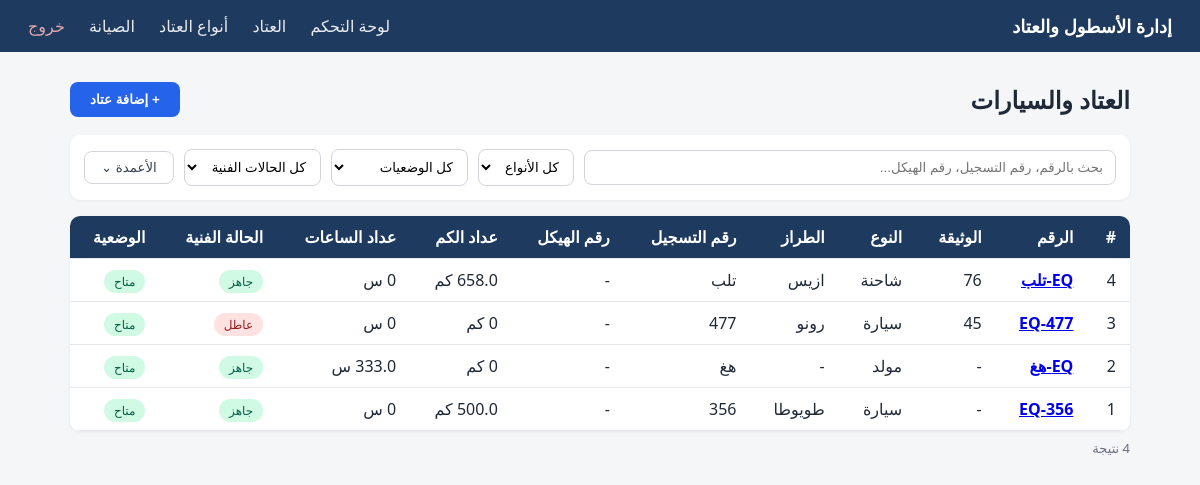
The page /equipment (signed in) on the database its author committed.
### app/modules/equipment/models.py (models this page shows)
class Equipment(Base, AuditMixin):
    __tablename__ = "equipment"
    id = Column(Integer, primary_key=True, index=True)
    asset_code = Column(String(50), unique=True, index=True, nullable=False)
    acquisition_document = Column(String(100), nullable=True)
    registration_number = Column(String(30), unique=True, index=True, nullable=True)
    vin = Column(String(50), unique=True, nullable=True)
    equipment_type_id = Column(Integer, ForeignKey("equipment_types.id"), nullable=False)
    equipment_model_id = Column(Integer, ForeignKey("equipment_models.id"), nullable=True)
    equipment_type = relationship("EquipmentType")
    equipment_model = relationship("EquipmentModel")
    acquisition_date = Column(Date, nullable=True)
    technical_condition = Column(String(20), nullable=False, default="ready")
    operational_status = Column(String(30), nullable=False, default="available")
    current_odometer = Column(Numeric(10, 1), nullable=True, default=0)
    current_hours = Column(Numeric(10, 1), nullable=True, default=0)
    notes = Column(String(500), nullable=True)

### app/modules/equipment_types/models.py (models this page shows)
class EquipmentType(Base, TimestampMixin):
    __tablename__ = "equipment_types"
    id = Column(Integer, primary_key=True, index=True)
    name = Column(String(80), unique=True, nullable=False)
    measurement_unit = Column(String(10), nullable=False)  # "km" أو "hours" — إجباري، بدون قيمة افتراضية
    models = relationship(
        "EquipmentModel", back_populates="equipment_type", cascade="all, delete-orphan"
    )

class EquipmentModel(Base, TimestampMixin):
    __tablename__ = "equipment_models"
    __table_args__ = (
        UniqueConstraint("equipment_type_id", "name", name="uq_model_per_type"),
    )
    id = Column(Integer, primary_key=True, index=True)
    name = Column(String(80), nullable=False)
    equipment_type_id = Column(Integer, ForeignKey("equipment_types.id"), nullable=False)
    equipment_type = relationship("EquipmentType", back_populates="models")

### app/modules/equipment/router.py (the view)
@router.get("/equipment", response_class=HTMLResponse)
def equipment_page(
    request: Request,
    db: Session = Depends(get_db),
    current_user: User = Depends(get_current_user),
):
    items = services.list_equipment(db)
    types = type_services.list_types(db)
    return templates.TemplateResponse(
        "equipment_list.html",
        {"request": request, "items": items, "types": types, "user": current_user},
    )

### app/core/dependencies.py (called while the page is built)
def get_current_user(request: Request, db: Session = Depends(get_db)):
    from app.modules.users.services import get_user_by_username
    token = request.cookies.get(settings.SESSION_COOKIE_NAME)
    credentials_exception = HTTPException(
        status_code=status.HTTP_401_UNAUTHORIZED,
        detail="غير مصرح لك - الرجاء تسجيل الدخول",
    )
    if not token:
        raise credentials_exception
    payload = decode_access_token(token)
    if payload is None or "sub" not in payload:
        raise credentials_exception
    user = get_user_by_username(db, payload["sub"])
    if user is None or not user.is_active:
        raise credentials_exception
    return user

### app/core/security.py (called while the page is built)
def decode_access_token(token: str) -> Optional[dict]:
    try:
        return jwt.decode(token, settings.SECRET_KEY, algorithms=[settings.ALGORITHM])
    except JWTError:
        return None

### app/database/session.py (called while the page is built)
def get_db() -> Generator[Session, None, None]:
    db = SessionLocal()
    try:
        yield db
    finally:
        db.close()

### app/modules/equipment/services.py (called while the page is built)
def list_equipment(
    db: Session,
    skip: int = 0,
    limit: int = 500,
    operational_status: Optional[str] = None,
    technical_condition: Optional[str] = None,
    equipment_type_id: Optional[int] = None,
) -> list[Equipment]:
    query = db.query(Equipment).options(
        joinedload(Equipment.equipment_type), joinedload(Equipment.equipment_model)
    )
    if operational_status:
        query = query.filter(Equipment.operational_status == operational_status)
    if technical_condition:
        query = query.filter(Equipment.technical_condition == technical_condition)
    if equipment_type_id:
        query = query.filter(Equipment.equipment_type_id == equipment_type_id)
    return query.order_by(Equipment.id.desc()).offset(skip).limit(limit).all()

### app/modules/equipment_types/services.py (called while the page is built)
def list_types(db: Session) -> list[EquipmentType]:
    return (
        db.query(EquipmentType)
        .options(joinedload(EquipmentType.models))
        .order_by(EquipmentType.name)
        .all()
    )

### app/modules/users/services.py (called while the page is built)
def get_user_by_username(db: Session, username: str) -> Optional[User]:
    return db.query(User).filter(User.username == username).first()

### app/modules/equipment/templates/equipment_list.html (shortened to what this page needs)
{% extends "base.html" %}
{% block content %}
<div class="page-header">
    <h2>العتاد والسيارات</h2>
    <button type="button" class="btn-primary" onclick="toggleAddForm()">+ إضافة عتاد</button>
</div>
<div class="toolbar">
    <input type="text" id="search-input" class="search-box" placeholder="بحث بالرقم، رقم التسجيل، رقم الهيكل...">
    <select id="filter-type">
        <option value="">كل الأنواع</option>
    </select>
    <select id="filter-status">
        <option value="">كل الوضعيات</option>
    </select>
    <select id="filter-condition">
        <option value="">كل الحالات الفنية</option>
    </select>
    <div class="columns-toggle">
        <button type="button" class="btn-outline" onclick="toggleColumnsMenu()">الأعمدة ⌄</button>
    </div>
</div>
<div class="table-wrap">
<table class="data-table modern-table" id="equipment-table">
    <thead>
        <tr>
            <th>#</th>
            <th>الرقم</th>
            <th class="col-doc">الوثيقة</th>
            <th>النوع</th>
            <th class="col-model">الطراز</th>
            <th class="col-reg">رقم التسجيل</th>
            <th class="col-vin">رقم الهيكل</th>
            <th class="col-odo">عداد الكم</th>
            <th class="col-hours">عداد الساعات</th>
            <th>الحالة الفنية</th>
            <th>الوضعية</th>
        </tr>
    </thead>
    <tbody>
        {% for item in items %}
        <tr class="data-row"
            data-type="{{ item.equipment_type.name if item.equipment_type else '' }}"
            data-status="{% if item.operational_status == 'available' %}متاح{% elif item.operational_status == 'in_mission' %}في مهمة{% elif item.operational_status == 'in_maintenance' %}في الصيانة{% elif item.operational_status == 'in_external_workshop' %}في ورشة خارجية{% else %}غير متاح{% endif %}"
            data-condition="{{ 'جاهز' if item.technical_condition == 'ready' else 'عاطل' }}"
            data-search="{{ item.asset_code }} {{ item.registration_number or '' }} {{ item.vin or '' }}">
            <td>{{ item.id }}</td>
            <td class="cell-strong"><a href="/equipment/{{ item.id }}">{{ item.asset_code }}</a></td>
            <td class="col-doc">{{ item.acquisition_document or "-" }}</td>
            <td>{{ item.equipment_type.name if item.equipment_type else "-" }}</td>
            <td class="col-model">{{ item.equipment_model.name if item.equipment_model else "-" }}</td>
            <td class="col-reg">{{ item.registration_number or "-" }}</td>
            <td class="col-vin">{{ item.vin or "-" }}</td>
            <td class="col-odo">{{ item.current_odometer or 0 }} كم</td>
            <td class="col-hours">{{ item.current_hours or 0 }} س</td>
            <td>
                <span class="badge badge-condition-{{ item.technical_condition }}">
                    {{ "جاهز" if item.technical_condition == "ready" else "عاطل" }}
                </span>
            </td>
            <td>
                <span class="badge badge-status-{{ item.operational_status }}">
                    {% if item.operational_status == "available" %}متاح
                    {% elif item.operational_status == "in_mission" %}في مهمة
                    {% elif item.operational_status == "in_maintenance" %}في الصيانة
                    {% elif item.operational_status == "in_external_workshop" %}في ورشة خارجية
                    {% else %}غير متاح
                    {% endif %}
                </span>
            </td>
        </tr>
        {% else %}
        <tr><td colspan="11" class="empty">لا يوجد عتاد مسجّل بعد</td></tr>
        {% endfor %}
    </tbody>
</table>
</div>
<p class="results-count" id="results-count"></p>
{% endblock %}

### static/css/style.css (style rules this page uses)
* { box-sizing: border-box; margin: 0; padding: 0; }
body { font-family: "Segoe UI", Tahoma, sans-serif; background: #f4f6f8; color: #1f2937; }
button { background: #1e3a5f; color: #fff; border: none; padding: 9px 18px; border-radius: 6px; cursor: pointer; }
.data-table { width: 100%; border-collapse: collapse; background: #fff; border-radius: 8px; overflow: hidden; }
.data-table th, .data-table td { padding: 10px 14px; text-align: right; border-bottom: 1px solid #e5e7eb; }
.data-table th { background: #eef2f7; font-weight: 600; }
.badge { padding: 3px 10px; border-radius: 12px; font-size: 12px; background: #e5e7eb; }
.badge-condition-ready { background: #d1fae5; color: #065f46; }
.badge-condition-broken { background: #fee2e2; color: #991b1b; }
.badge-status-available { background: #d1fae5; color: #065f46; }
.page-header { display: flex; justify-content: space-between; align-items: center; margin-bottom: 18px; }
.btn-primary { background: #2563eb; color: #fff; border: none; padding: 10px 20px; border-radius: 8px; cursor: pointer; font-weight: 600; }
.btn-outline { background: #fff; color: #374151; border: 1px solid #d1d5db; padding: 8px 16px; border-radius: 8px; cursor: pointer; }
.toolbar { display: flex; flex-wrap: wrap; gap: 10px; align-items: center; background: #fff; padding: 14px; border-radius: 10px; margin-bottom: 16px; box-shadow: 0 1px 3px rgba(0,0,0,0.06); }
.search-box { flex: 1; min-width: 200px; padding: 9px 12px; border: 1px solid #d1d5db; border-radius: 8px; }
.toolbar select { padding: 9px 10px; border: 1px solid #d1d5db; border-radius: 8px; background: #fff; }
.columns-toggle { position: relative; }
.table-wrap { overflow-x: auto; border-radius: 10px; box-shadow: 0 1px 3px rgba(0,0,0,0.06); }
.modern-table { min-width: 900px; }
.modern-table thead th { background: #1e3a5f; color: #fff; font-weight: 600; position: sticky; top: 0; }
.cell-strong { font-weight: 700; color: #1e3a5f; }
.results-count { color: #6b7280; font-size: 13px; margin-top: 8px; }

### rows shown on the page
Equipment: id "4", asset_code "EQ-تلب", acquisition_document "76", equipment_type "شاحنة", equipment_model "ازيس", registration_number "تلب", vin "-", current_odometer "658.0", current_hours "0", technical_condition "جاهز", operational_status "متاح"
Equipment: id "3", asset_code "EQ-477", acquisition_document "45", equipment_type "سيارة", equipment_model "رونو", registration_number "477", vin "-", current_odometer "0", current_hours "0", technical_condition "عاطل", operational_status "متاح"
Equipment: id "2", asset_code "EQ-هغ", acquisition_document "-", equipment_type "مولد", equipment_model "-", registration_number "هغ", vin "-", current_odometer "0", technical_condition "جاهز", operational_status "متاح"
Equipment: id "1", asset_code "EQ-356", acquisition_document "-", equipment_type "سيارة", equipment_model "طويوطا", registration_number "356", vin "-", current_odometer "500.0", current_hours "0", technical_condition "جاهز", operational_status "متاح"
